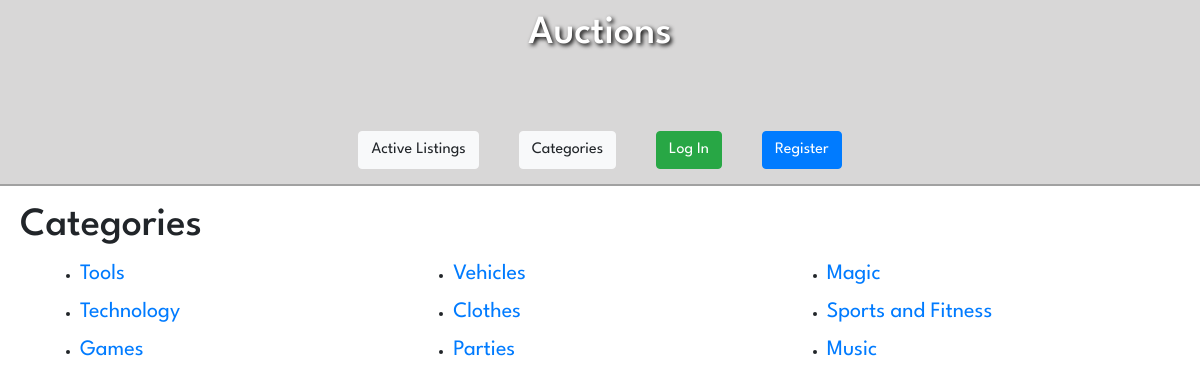
Before: /categories with the older database file.
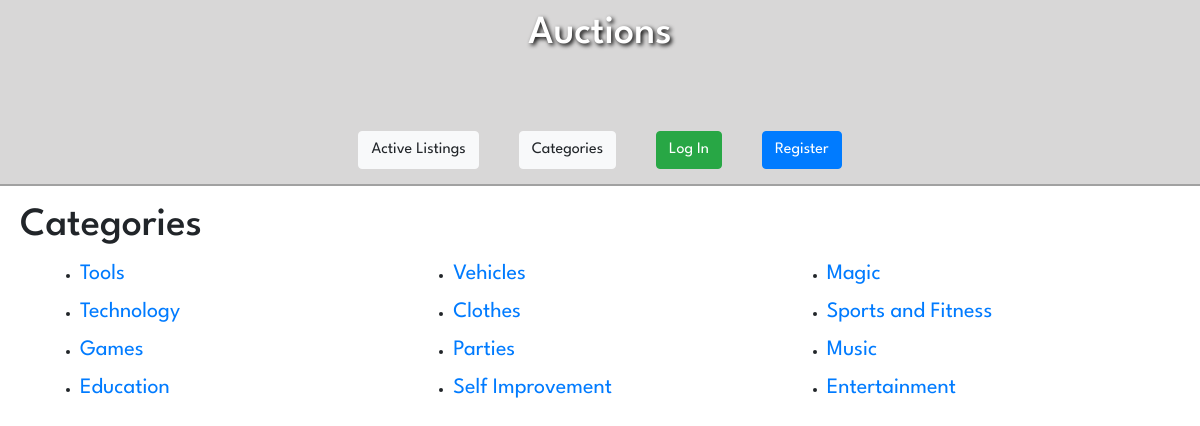
After: the same page with the newer database file.
### auctions/models.py (models this page shows, shortened)
class Category(models.Model):
    name = models.CharField(max_length=64)

### auctions/views.py (the view)
# urls.py: path('categories', views.categories, name='categories'),
def categories(request):
    return render(request, 'auctions/categories.html', {
        'categories': Category.objects.all()
    })

### auctions/templates/auctions/categories.html (shortened to what this page needs)
{% extends 'auctions/layout.html' %}
{% block body %}
    <h1>Categories</h1>
    <ul>
        {% for category in categories %}
            <li><a href="/?q={{category.name}}">{{ category.name }}</a></li>
        {% endfor %}
    </ul>
{% endblock %}

Changed rows visible on the page:
added Category: name "Education"
added Category: name "Self Improvement"
added Category: name "Entertainment"
